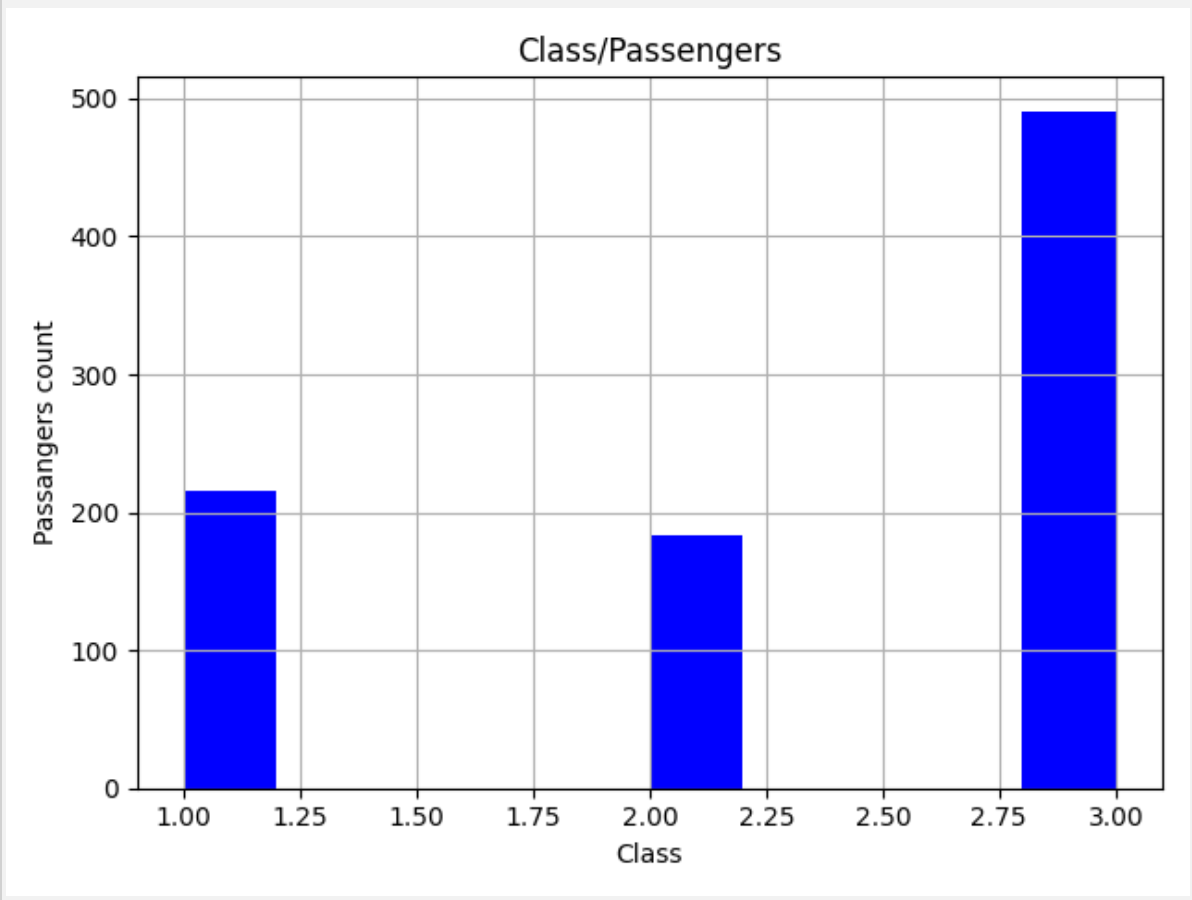

Generate this figure with Python:
import pandas as pd
import matplotlib.pyplot as plt

data = pd.read_csv("dataset/train.csv")

plt.xlabel('Class')
plt.ylabel('Passangers count')
plt.title('Class/Passengers')

data.Pclass.hist(color=(0, 0, 1))

plt.show()
